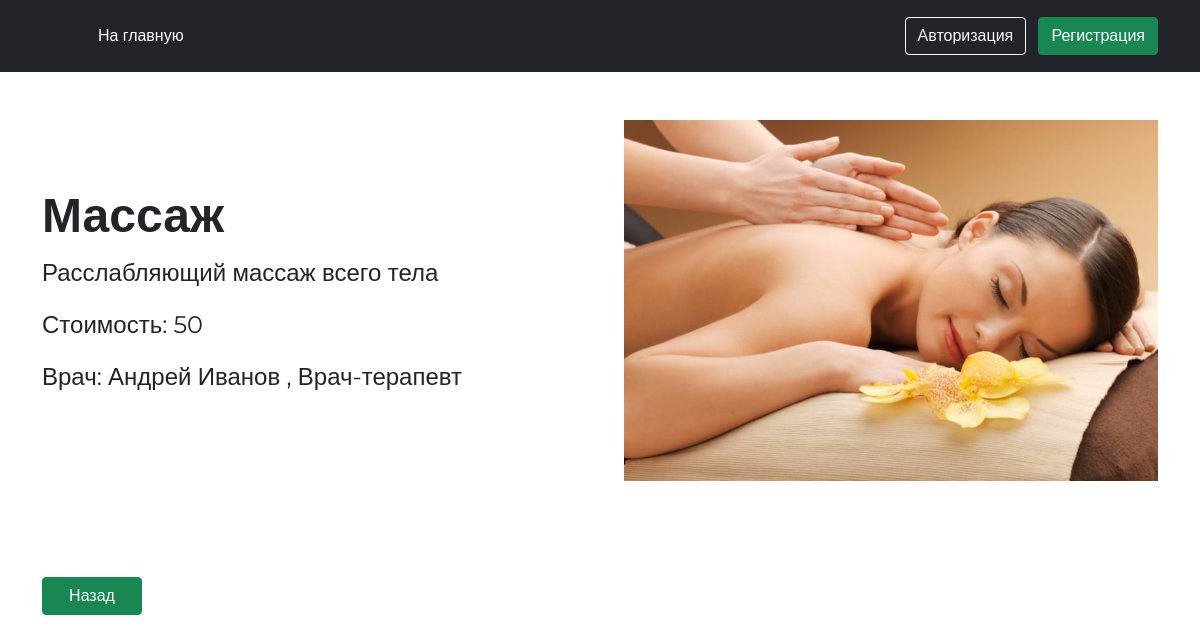
The page /aboutService.php?id=5 on the database its author committed.
### tables this page shows
CREATE TABLE services (
  id INT NOT NULL AUTO_INCREMENT,
  name VARCHAR(50) DEFAULT NULL,
  decription VARCHAR(255) DEFAULT NULL,
  cost INT DEFAULT NULL,
  idDoctor INT NOT NULL,
  image VARCHAR(100) DEFAULT NULL,
  PRIMARY KEY (id)
);

CREATE TABLE doctors (
  id INT NOT NULL AUTO_INCREMENT,
  name VARCHAR(50) DEFAULT NULL,
  surname VARCHAR(50) DEFAULT NULL,
  position VARCHAR(50) DEFAULT NULL,
  category VARCHAR(50) DEFAULT NULL,
  image VARCHAR(255) DEFAULT '1.jpg',
  PRIMARY KEY (id)
);

### backend/displayingData.php (called while the page is built, shortened)
<?php
include "connection.php";
function GetDoctorByID($id)
{
    try {
        global $conn;
        $stmt = $conn->prepare("select *from doctors where id =:id");
        $stmt->execute(array(':id' => $id));
        $results = $stmt->fetchAll(PDO::FETCH_ASSOC);
    } catch (PDOException $e) {
        echo 'Failed to get data from database: ' . $e->getMessage();
        exit();
    }
    return $results[0];
}
function GetServiceByID($id)
{
    try {
        global $conn;
        $stmt = $conn->prepare("select *from services where id =:id");
        $stmt->execute(array(':id' => $id));
        $results = $stmt->fetchAll(PDO::FETCH_ASSOC);
    } catch (PDOException $e) {
        echo 'Failed to get data from database: ' . $e->getMessage();
        exit();
    }
    return $results[0];
}

### aboutService.php (the view, shortened to what this page needs)
<?php
include "backend/displayingData.php";
if ($_GET['id'] != null) {
    $service = GetServiceByID($_GET['id']);
    $doctor = GetDoctorByID($service['idDoctor']);
}
?>
<!DOCTYPE html>
<html lang="en">
<head>
    <link href="https://cdn.jsdelivr.net/npm/bootstrap@5.0.2/dist/css/bootstrap.min.css" rel="stylesheet">
</head>
<body>
    <header class="p-3 bg-dark text-white">
        <div class="container">
            <div class="d-flex flex-wrap align-items-center justify-content-center justify-content-lg-start">
                <a href="/" class="d-flex align-items-center mb-2 mb-lg-0 text-white text-decoration-none">
                    <svg class="bi me-2" width="40" height="32" role="img" aria-label="Bootstrap">
                        <use xlink:href="#bootstrap"></use>
                    </svg>
                </a>
                <ul class="nav col-12 col-lg-auto me-lg-auto mb-2 justify-content-center mb-md-0">
                    <li><a href="index.php" class="nav-link px-2 text-white">На главную</a></li>
                </ul>
                <div class="text-end">
                    <?php if ($_SESSION['id_user'] != null) {
                        $user = GetUserByID($_SESSION['id_user']);
                    ?>
                        <a href="userProfile.php" class="text-white nav-link text-center fs-5 mb-0"><?= $user['name'] . ' ' . $user['surname'] ?></a>
                    <?php
                    } else {
                    ?>
                        <a href="autorization.php" class="btn btn-outline-light me-2">
                            Авторизация
                        </a>
                        <a href="registration.php" class="btn btn-success ">Регистрация</a>
                    <?php
                    } ?>
                </div>
            </div>
        </div>
    </header>
    <div class="container ">
        <div class="row flex-lg-row-reverse align-items-center g-5 py-5 justify-content-center">
            <div class="col-10 col-sm-8 col-lg-6">
                <img src="images/<?= $service['image'] ?>" class="d-block mx-auto img-fluid" alt="Bootstrap Themes" width="700" height="500" loading="lazy">
            </div>
            <div class="col-lg-6">
                <h1 class="display-5 fw-bold lh-1 mb-3"><?= $service['name'] ?></h1>
                <p class="lead fs-4 fw-normal"><?= $service['decription'] ?></p>
                <p class="lead fs-4 fw-normal">Стоимость: <?= $service['cost'] ?> </p>
                <p class="lead fs-4 fw-normal">Врач: <?= $doctor['name'] . ' ' . $doctor['surname'] . ' , ' . $doctor['position'] ?></p>
            </div>
        </div>
        <a href="services.php" class="btn btn-success mt-5 " style="width: 100px;">Назад</a>
    </div>
</body>
</html>

### aboutService.php (style rules this page uses)
body { font-family: "Montserrat", sans-serif; }

### rows shown on the page
services: image (picture), name "Массаж", decription "Расслабляющий массаж всего тела", cost "50"
doctors: name "Андрей", surname "Иванов", position "Врач-терапевт"
